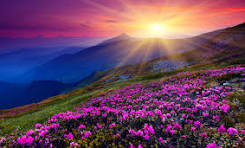
#> input picture scenery.jpeg, 245 x 148 px
$ python edit.py
#> lines starting #> are read from the running program, lines starting #| are printed output that depends on the picture
import cv2 as c
import numpy as np
import matplotlib.pyplot as plt
image = c.imread('scenery.jpeg')
#> image is the input picture: shape (148, 245, 3); mean B, G, R 96.1, 68.2, 104.6
gray_image = c.cvtColor(image,c.COLOR_BGR2GRAY)
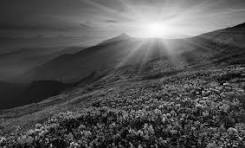
#> gray_image: shape (148, 245); min 0, max 253, mean 82.3
(h,w) = image.shape[:2]
#> h = 148; w = 245
center = (w//2,h//2)
#> center = (122, 74)
M = c.getRotationMatrix2D(center,45,1.0)
rotated = c.warpAffine(image,M,(w,h))
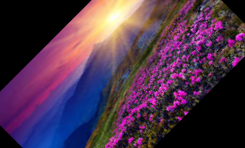
#> rotated: shape (148, 245, 3); mean B, G, R 75.3, 51, 77.8
rotated_rgb = c.cvtColor(rotated,c.COLOR_BGR2RGB)
plt.imshow(rotated_rgb)
plt.title("Rotated image")
plt.show()
brightness_matrix = np.ones(image.shape,dtype='uint8')*50
brighter = c.add(image,brightness_matrix)
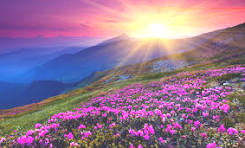
#> brighter: shape (148, 245, 3); mean B, G, R 145.9, 117.5, 149.9
brighter_rgb = c.cvtColor(brighter,c.COLOR_BGR2GRAY)
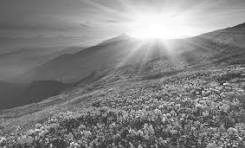
#> brighter_rgb: shape (148, 245); min 50, max 255, mean 130.4
plt.imshow(brighter_rgb)
plt.title("Brighter Image")
plt.show()

$ run again, with istockphoto-1403514917-612x612.jpg copied over scenery.jpeg
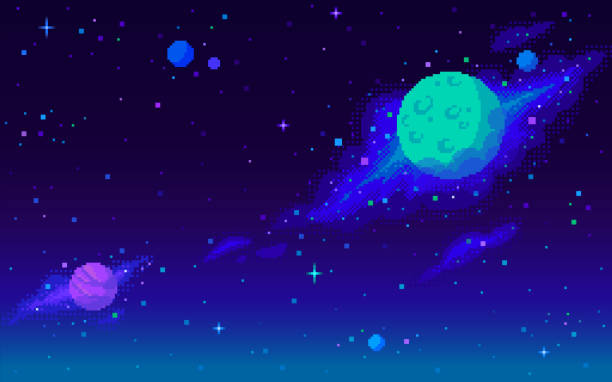
#> input picture istockphoto-1403514917-612x612.jpg, 612 x 382 px
#> image is the input picture: shape (382, 612, 3); mean B, G, R 111.3, 25, 23.6
#> `brighter = c.add(image,brightness_matrix)`:
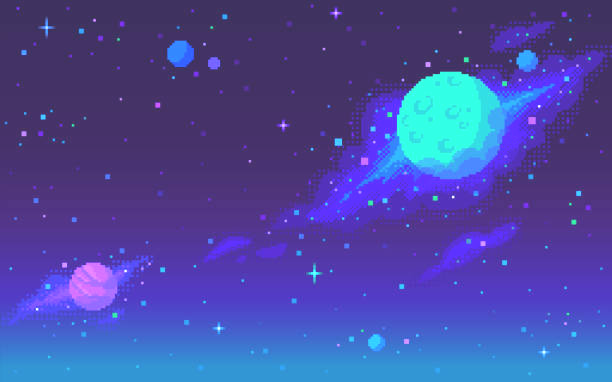
#> brighter: shape (382, 612, 3); mean B, G, R 160, 74.8, 73.6
#> `brighter_rgb = c.cvtColor(brighter,c.COLOR_BGR2GRAY)`:
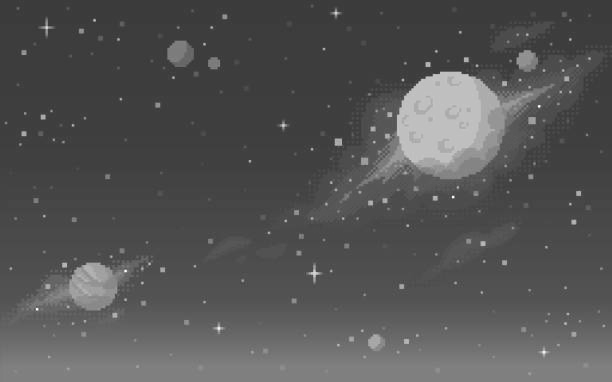
#> brighter_rgb: shape (382, 612); min 53, max 255, mean 84.1
